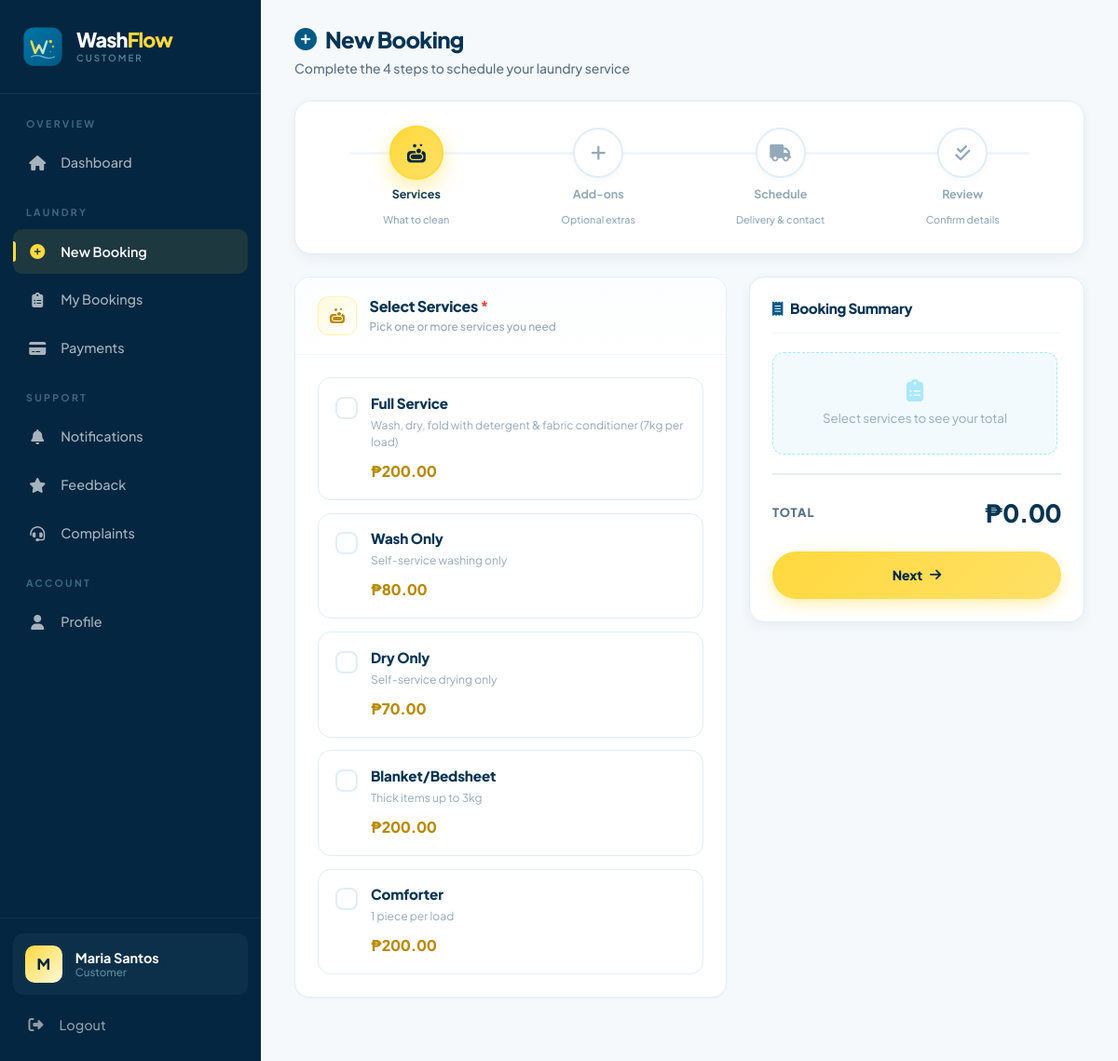
/book_service.php (signed in), run on the app's committed database.
### tables this page shows
CREATE TABLE `services` (
  `service_id` int(11) NOT NULL,
  `service_name` varchar(100) NOT NULL,
  `description` text DEFAULT NULL,
  `price_per_kg` decimal(10,2) DEFAULT 0.00,
  `price_fixed` decimal(10,2) DEFAULT 0.00,
  `discount_type` varchar(50) DEFAULT NULL,
  `extra_fee` decimal(10,2) DEFAULT 0.00,
  `created_at` datetime DEFAULT current_timestamp()
);

### functions.php (called while the page is built, shortened)
<?php
function e($string) {
    return htmlspecialchars($string ?? '', ENT_QUOTES | ENT_HTML5, 'UTF-8');
}
?>

### book_service.php (the view, shortened to what this page needs)
<?php
require_once 'db_connect.php';
require_once 'functions.php';
$firstName   = $_SESSION['first_name'] ?? '';
$lastName    = $_SESSION['last_name']  ?? '';
$fullName    = trim($firstName . ' ' . $lastName);
$customer_initial = strtoupper(substr($firstName ?: 'U', 0, 1));
$services = [];
$q = $conn->query("
    SELECT service_id, service_name, description, price_fixed, price_per_kg
    FROM services
    GROUP BY service_id
    ORDER BY service_id ASC
");
if ($q) while ($r = $q->fetch_assoc()) $services[] = $r;
?>
<!DOCTYPE html>
<html lang="en">
<head>
<link href="https://cdn.jsdelivr.net/npm/bootstrap@5.3.0/dist/css/bootstrap.min.css" rel="stylesheet">
<link href="https://cdnjs.cloudflare.com/ajax/libs/font-awesome/6.4.0/css/all.min.css" rel="stylesheet">
</head>
<body>
<div class="wf-layout">
    <aside class="wf-sidebar" id="wfSidebar">
        <div class="wf-sidebar-brand">
            <div class="wf-sidebar-brand-logo">
            </div>
            <div class="wf-sidebar-brand-text">
                <span class="wf-sidebar-brand-name">Wash<span class="flow">Flow</span></span>
                <span class="wf-sidebar-brand-tag">Customer</span>
            </div>
        </div>
        <nav class="wf-nav">
            <div class="wf-nav-section-label">Overview</div>
            <a href="userdashboard.php" class="wf-nav-item"><i class="fas fa-home"></i><span>Dashboard</span></a>
            <div class="wf-nav-section-label">Laundry</div>
            <a href="book_service.php" class="wf-nav-item active"><i class="fas fa-plus-circle"></i><span>New Booking</span></a>
            <a href="my_bookings.php" class="wf-nav-item"><i class="fas fa-clipboard-list"></i><span>My Bookings</span></a>
            <a href="payments.php" class="wf-nav-item"><i class="fas fa-credit-card"></i><span>Payments</span></a>
            <div class="wf-nav-section-label">Support</div>
            <a href="notifications.php" class="wf-nav-item"><i class="fas fa-bell"></i><span>Notifications</span></a>
            <a href="my_feedback.php" class="wf-nav-item"><i class="fas fa-star"></i><span>Feedback</span></a>
            <a href="my_complaints.php" class="wf-nav-item"><i class="fas fa-headset"></i><span>Complaints</span></a>
            <div class="wf-nav-section-label">Account</div>
            <a href="profile.php" class="wf-nav-item"><i class="fas fa-user"></i><span>Profile</span></a>
        </nav>
        <div class="wf-sidebar-footer">
            <div class="wf-user-card">
                <div class="wf-user-avatar"><?= e($customer_initial) ?></div>
                <div class="wf-user-info">
                    <div class="wf-user-name"><?= e($fullName ?: 'Customer') ?></div>
                    <div class="wf-user-role">Customer</div>
                </div>
            </div>
            <a href="logout.php" class="wf-btn-logout"><i class="fas fa-sign-out-alt"></i><span>Logout</span></a>
        </div>
    </aside>
    <main class="wf-main">
        <div class="wf-page-head">
            <h1><i class="fas fa-plus-circle" style="color:var(--primary);"></i> New Booking</h1>
            <p>Complete the 4 steps to schedule your laundry service</p>
        </div>
        <div class="wf-stepper">
            <div class="wf-stepper-track"></div>
            <div class="wf-step active" data-step="1">
                <div class="wf-step-circle"><i class="fas fa-soap"></i></div>
                <div class="wf-step-label">Services</div>
                <div class="wf-step-sub">What to clean</div>
            </div>
            <div class="wf-step" data-step="2">
                <div class="wf-step-circle"><i class="fas fa-plus"></i></div>
                <div class="wf-step-label">Add-ons</div>
                <div class="wf-step-sub">Optional extras</div>
            </div>
            <div class="wf-step" data-step="3">
                <div class="wf-step-circle"><i class="fas fa-truck"></i></div>
                <div class="wf-step-label">Schedule</div>
                <div class="wf-step-sub">Delivery & contact</div>
            </div>
            <div class="wf-step" data-step="4">
                <div class="wf-step-circle"><i class="fas fa-check-double"></i></div>
                <div class="wf-step-label">Review</div>
                <div class="wf-step-sub">Confirm details</div>
            </div>
        </div>
        <form method="POST" action="book_service.php" id="wfBookingForm">
            <div class="wf-form-grid">
                <div>
                    <div class="wf-step-panel active" data-step="1">
                        <div class="wf-card">
                            <div class="wf-card-head">
                                <div class="wf-card-head-icon"><i class="fas fa-soap"></i></div>
                                <div>
                                    <h3>Select Services <span style="color:var(--red);">*</span></h3>
                                    <p>Pick one or more services you need</p>
                                </div>
                            </div>
                            <div class="wf-card-body">
                                <?php if (empty($services)): ?>
                                    <p style="color:var(--text-muted);">No services available right now.</p>
                                <?php else: ?>
                                <div class="wf-services-grid">
                                    <?php foreach ($services as $s): ?>
                                    <label class="wf-service-opt">
                                        <div class="wf-service-box">
                                            <div class="wf-service-check"><i class="fas fa-check"></i></div>
                                            <div class="wf-service-info">
                                                <h5><?= e($s['service_name']) ?></h5>
                                                <?php if (!empty($s['description'])): ?>
                                                    <p><?= e($s['description']) ?></p>
                                                <?php endif; ?>
                                                <div class="wf-service-price">₱<?= number_format((float)$s['price_fixed'], 2) ?></div>
                                            </div>
                                        </div>
                                    </label>
                                    <?php endforeach; ?>
                                </div>
                                <?php endif; ?>
                            </div>
                        </div>
                    </div>
                </div>
                <div>
                    <div class="wf-summary">
                        <div class="wf-summary-card">
                            <h4 class="wf-summary-title"><i class="fas fa-receipt"></i> Booking Summary</h4>
                            <div class="wf-summary-list" id="wfSummaryList">
                            </div>
                            <div class="wf-summary-total">
                                <span class="l">Total</span>
                                <span class="v" id="wfSummaryTotal">₱0.00</span>
                            </div>
                            <div class="wf-step-nav">
                                <button type="button" class="wf-btn-nav wf-btn-next" id="wfNextBtn">
                                    Next <i class="fas fa-arrow-right"></i>
                                </button>
                            </div>
                        </div>
                    </div>
                </div>
            </div>
        </form>
    </main>
</div>
</body>
</html>

### data on the page
services: service_name "Full Service", description "Wash, dry, fold with detergent & fabric conditioner (7kg per load)", price_fixed "200.00"
services: service_name "Wash Only", description "Self-service washing only", price_fixed "80.00"
services: service_name "Dry Only", description "Self-service drying only", price_fixed "70.00"
services: service_name "Blanket/Bedsheet", description "Thick items up to 3kg", price_fixed "200.00"
services: service_name "Comforter", description "1 piece per load", price_fixed "200.00"

### other printed values
$customer_initial "M"
$fullName ?: 'Customer' "Maria Santos"
